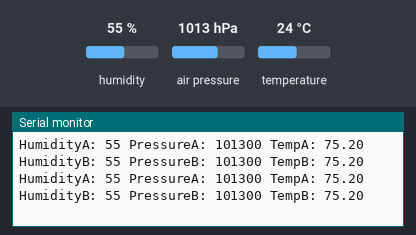
This sketch was run on a simulated Arduino Uno, built with avr-gcc and run on an emulated ATmega328P. Shown: the last lines printed to the serial monitor. Inputs (shaded band) come from the test bench; at power-on: air pressure 1013 hPa, temperature 24 °C, humidity 55 %.

Above: at 1.2 s.
1.3 s: air pressure set to 952 hPa
At 1.38 s:
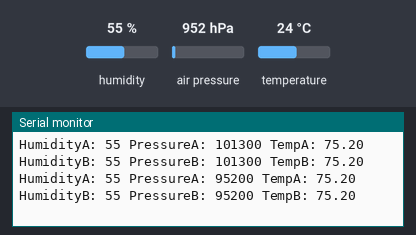
4.3 s: temperature set to 41 °C
At 4.34 s:
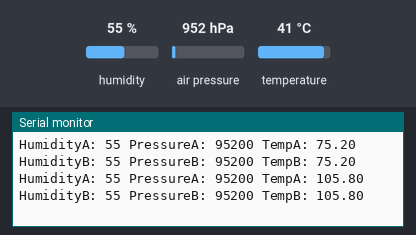
7.3 s: air pressure set to 1000 hPa
At 7.37 s:
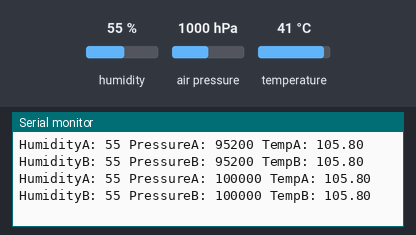
10.3 s: temperature set to 12 °C
At 10.36 s:
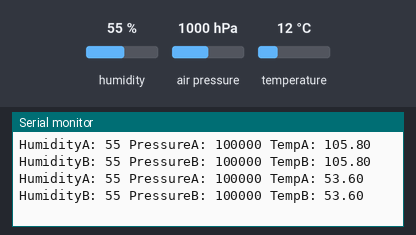
13.3 s: air pressure set to 975 hPa
At 13.3 s:
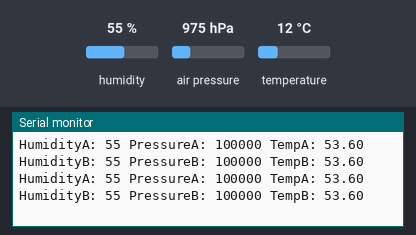
16.3 s: air pressure set to 1025 hPa
At 20.24 s:
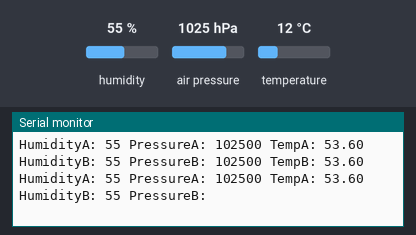
Timing chart, 0 to 20.3 s (numbered marks = the images above; inputs shaded):
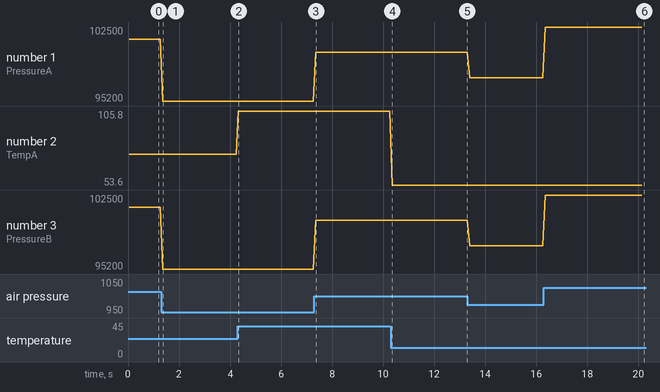

The sketch:

plc2l.ino
```cpp
/*
  Communicate with BME280s with different I2C addresses
  Nathan Seidle @ SparkFun Electronics
  March 23, 2015

  Feel like supporting our work? Buy a board from SparkFun!
  https://www.sparkfun.com/products/14348 - Qwiic Combo Board
  https://www.sparkfun.com/products/13676 - BME280 Breakout Board

  This example shows how to connect two sensors on the same I2C bus.

  The BME280 has two I2C addresses: 0x77 (jumper open) or 0x76 (jumper closed)

  Hardware connections:
  BME280 -> Arduino
  GND -> GND
  3.3 -> 3.3
  SDA -> A4
  SCL -> A5
*/

#include <Wire.h>

#include "SparkFunBME280.h"
BME280 mySensorA; //Uses default I2C address 0x77
BME280 mySensorB; //Uses I2C address 0x76 (jumper closed)

void setup()
{
  Serial.begin(9600);
  Serial.println("Example showing alternate I2C addresses");

  Wire.begin();

  mySensorA.setI2CAddress(0x77); //The default for the SparkFun Environmental Combo board is 0x77 (jumper open).
  //If you close the jumper it is 0x76
  //The I2C address must be set before .begin() otherwise the cal values will fail to load.

  if(mySensorA.beginI2C() == false) Serial.println("Sensor A connect failed");

  mySensorB.setI2CAddress(0x76); //Connect to a second sensor
  if(mySensorB.beginI2C() == false) Serial.println("Sensor B connect failed");
}

void loop()
{
  Serial.print("HumidityA: ");
  Serial.print(mySensorA.readFloatHumidity(), 0);

  Serial.print(" PressureA: ");
  Serial.print(mySensorA.readFloatPressure(), 0);

  Serial.print(" TempA: ");
  //Serial.print(mySensorA.readTempC(), 2);
  Serial.print(mySensorA.readTempF(), 2);

  Serial.print(" HumidityB: ");
  Serial.print(mySensorB.readFloatHumidity(), 0);

  Serial.print(" PressureB: ");
  Serial.print(mySensorB.readFloatPressure(), 0);

  Serial.print(" TempB: ");
  //Serial.print(mySensorB.readTempC(), 2);
  Serial.print(mySensorB.readTempF(), 2);

  Serial.println();

  delay(50);
}
```

Measured:
- after the input at 1.3 s, the serial monitor: prints a new line after 0.07 s (image 1)
- after the input at 4.3 s, the serial monitor: prints a new line at once (image 2)
- after the input at 7.3 s, the serial monitor: prints a new line after 0.06 s (image 3)
- after the input at 10.3 s, the serial monitor: prints a new line after 0.06 s (image 4)
- after the input at 16.3 s, the serial monitor: prints a new line after 0.05 s (image 6)
- plotted number 1: 101300 → 95200 after the input at 1.3 s, 95200 → 100000 after the input at 7.3 s, 100000 → 97500 after the input at 13.3 s, 97500 → 102500 after the input at 16.3 s
- plotted number 2: 75.2 → 105.8 after the input at 4.3 s, 105.8 → 53.6 after the input at 10.3 s
- plotted number 3: 101300 → 95200 after the input at 1.3 s, 95200 → 100000 after the input at 7.3 s, 100000 → 97500 after the input at 13.3 s, 97500 → 102500 after the input at 16.3 s
